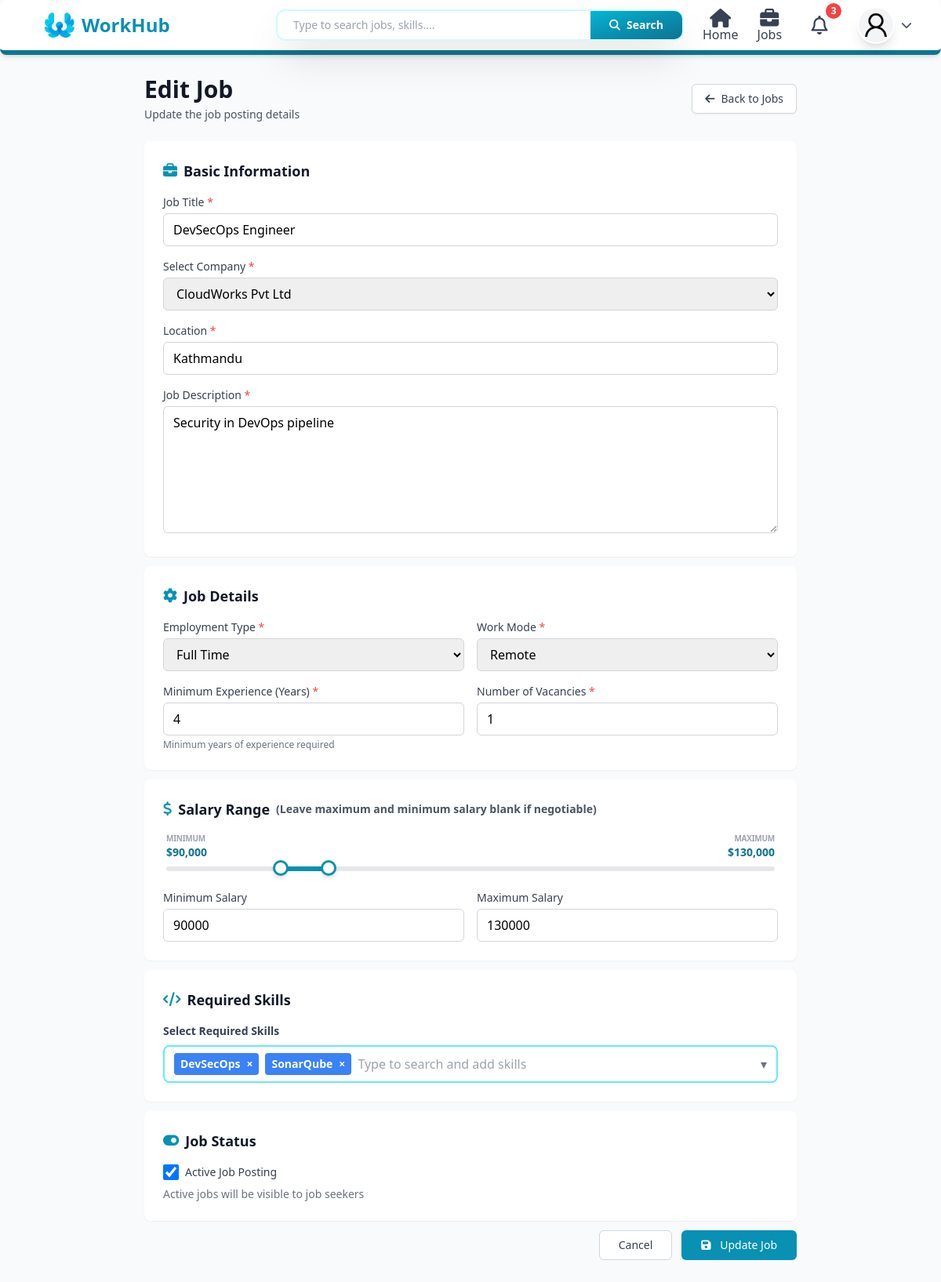
The app's page /jobs/54/edit/ (signed in) with its own data.
### users/models.py (models this page shows, shortened)
class Profile(models.Model):
    def generateImagePath(instance, filename):
        return f"users/{instance.user.username}/{filename}"
    class RoleOptions(models.TextChoices):
        Admin = "Admin", "Admin"
        JobSeeker = "Job Seeker", "Job Seeker"
        Recruiter = "Recruiter", "Recruiter"
    class GenderOptions(models.TextChoices):
        Male = "Male", "Male"
        Female = "Female", "Female"
        Others = "Others", "Others"
    class JobTypeOptions(models.TextChoices):
        FullTime = "Full Time", "Full Time"
        PartTime = "Part Time", "Part Time"
        Contract = "Contract", "Contract"
        Intern = "Internship", "Internship"
    class WorkModeOptions(models.TextChoices):
        OnSite = "On-site", "On-site"
        Remote = "Remote", "Remote"
        Hybrid = "Hybrid", "Hybrid"
    user = models.OneToOneField(User, on_delete=models.CASCADE)
    position = models.CharField(max_length=100, blank=True)
    summary = models.TextField(blank=True)
    address = models.CharField(max_length=50)
    phone = models.CharField( max_length=10)
    nationality = models.CharField( max_length=15, default="Nepal")
    gender = models.CharField( choices=GenderOptions, default=GenderOptions.Male, max_length=6 )
    profile_image = models.ImageField( blank=True, null=True, upload_to=generateImagePath, default="users/default_user.png" )
    dob = models.DateField(blank=True, null=True)
    role = models.CharField(max_length=10, choices=RoleOptions, default=RoleOptions.JobSeeker)
    skills = models.ManyToManyField(Skill, blank=True, related_name="profiles")
    preferred_location = models.CharField(max_length=100, blank=True)
    preferred_job_type = models.CharField(max_length=50, choices=JobTypeOptions, blank=True)
    preferred_work_mode = models.CharField(max_length=20, choices=WorkModeOptions, blank=True)
    created_at = models.DateTimeField(auto_now_add=True)
    search_vector = models.TextField(blank=True, null=True)
    def completion_percentage(self):
        checks = [
            bool(self.position),
            bool(self.summary),
            bool(self.address),
            bool(self.phone),
            bool(self.dob),
            bool(self.profile_image),
            self.skills.exists(),
            self.educations.exists(),
            self.experiences.exists(),
            self.projects.exists(),
            bool(self.preferred_location),
            bool(self.preferred_job_type),
            bool(self.preferred_work_mode),
        ]
        completed = sum(checks)
        total = len(checks)
        return int((completed / total) * 100)

### jobs/models.py (models this page shows, shortened)
class Job(models.Model):
    class EMPLOYMENT_TYPE_CHOICES (models.TextChoices):
        FullTime = "Full Time", "Full Time"
        PartTime = "Part Time", "Part Time"
        Contract = "Contract", "Contract"
        Intern = "Internship", "Internship"
    class WORK_MODE_CHOICES (models.TextChoices):
        OnSite = "On-site", "On-site"
        Remote = "Remote", "Remote"
        Hybrid = "Hybrid", "Hybrid"
    title = models.CharField(max_length=150)
    description = models.TextField()
    company = models.ForeignKey(Company, on_delete=models.CASCADE, related_name="jobs")
    location = models.CharField(max_length=150)
    recruiter = models.ForeignKey(User, on_delete=models.CASCADE, related_name="jobs_recruited")
    employment_type = models.CharField(max_length=20, choices=EMPLOYMENT_TYPE_CHOICES, default=EMPLOYMENT_TYPE_CHOICES.FullTime )
    work_mode = models.CharField( max_length=20, choices=WORK_MODE_CHOICES , default=WORK_MODE_CHOICES.OnSite )
    min_experience = models.PositiveIntegerField( help_text="Minimum experience required (in years)"  )
    vacancies = models.PositiveIntegerField( default=1 )
    salary_min = models.PositiveIntegerField( null=True, blank=True )
    salary_max = models.PositiveIntegerField( null=True, blank=True )
    skills = models.ManyToManyField( Skill,  related_name="jobs", blank=True )
    is_active = models.BooleanField(default=True)
    created_at = models.DateTimeField(auto_now_add=True)
    updated_at = models.DateTimeField(auto_now=True)
    search_vector = models.TextField(blank=True, null=True)

### jobs/views.py (the view)
# urls.py: path("<int:pk>/edit/", job_update, name="job_update"),
@login_required(login_url='/user/login')
def job_update(request, pk):
    job = get_object_or_404(Job, pk=pk, recruiter=request.user)
    if request.method == "POST":
        form = JobForm(request.POST, instance=job, user = request.user)
        skills_str = request.POST.get("skills", "")
        skills_ids = [int(x) for x in skills_str.split(",") if x.isdigit()]
        if form.is_valid():
            form.save()
            if skills_ids:
                job.skills.set(Skill.objects.filter(id__in=skills_ids))
            messages.success(request, "Job updated successfully.")
            return redirect("/jobs")
    else:
        form = JobForm(instance=job, user=request.user)
    skills_ids_str = ','.join(str(s.id) for s in job.skills.all())
    skills = Skill.objects.filter(is_active=True).values("id", "name")
    return render(request, "pages/jobs/edit_job.html", {"form": form, "job": job, "skills_ids_str": skills_ids_str, "skills": list(skills)})

### templates/pages/jobs/edit_job.html (shortened to what this page needs)
{% extends 'layouts/main.html' %}
{% block content %}
<div class="min-h-screen bg-gray-50 py-8">
  <div class="max-w-4xl mx-auto px-4 sm:px-6 lg:px-8">
    <div class="mb-6">
      <div class="flex items-center justify-between">
        <div>
          <h1 class="text-3xl font-bold text-gray-900">Edit Job</h1>
          <p class="mt-1 text-sm text-gray-600">Update the job posting details</p>
        </div>
        <a href="/jobs" class="inline-flex items-center px-4 py-2 border border-gray-300 rounded-md shadow-sm text-sm font-medium text-gray-700 bg-white hover:bg-gray-50">
          <i class="fas fa-arrow-left mr-2"></i>
          Back to Jobs
        </a>
      </div>
    </div>
    <form method="POST" class="space-y-3">
      <div class="bg-white rounded-lg shadow-sm p-6">
        <h2 class="text-lg font-semibold text-gray-900 mb-4 flex items-center">
          <i class="fas fa-briefcase mr-2 text-cyan-600"></i>
          Basic Information
        </h2>
        <div class="space-y-4">
          <div>
            <label for="{{ form.title.id_for_label }}" class="block text-sm font-medium text-gray-700 mb-1">
              {{ form.title.label }}
              {% if form.title.field.required %}<span class="text-red-500">*</span>{% endif %}
            </label>
            {{ form.title }}
          </div>
          <div>
            <label for="{{ form.company.id_for_label }}" class="block text-sm font-medium text-gray-700 mb-1">
              {{ form.company.label }}
              {% if form.company.field.required %}<span class="text-red-500">*</span>{% endif %}
            </label>
            {{ form.company }}
          </div>
          <div>
            <label for="{{ form.location.id_for_label }}" class="block text-sm font-medium text-gray-700 mb-1">
              {{ form.location.label }}
              {% if form.location.field.required %}<span class="text-red-500">*</span>{% endif %}
            </label>
            {{ form.location }}
          </div>
          <div>
            <label for="{{ form.description.id_for_label }}" class="block text-sm font-medium text-gray-700 mb-1">
              {{ form.description.label }}
              {% if form.description.field.required %}<span class="text-red-500">*</span>{% endif %}
            </label>
            {{ form.description }}
          </div>
        </div>
      </div>
      <div class="bg-white rounded-lg shadow-sm p-6">
        <h2 class="text-lg font-semibold text-gray-900 mb-4 flex items-center">
          <i class="fas fa-cog mr-2 text-cyan-600"></i>
          Job Details
        </h2>
        <div class="grid grid-cols-1 md:grid-cols-2 gap-4">
          <div>
            <label for="{{ form.employment_type.id_for_label }}" class="block text-sm font-medium text-gray-700 mb-1">
              {{ form.employment_type.label }}
              {% if form.employment_type.field.required %}<span class="text-red-500">*</span>{% endif %}
            </label>
            {{ form.employment_type }}
          </div>
          <div>
            <label for="{{ form.work_mode.id_for_label }}" class="block text-sm font-medium text-gray-700 mb-1">
              {{ form.work_mode.label }}
              {% if form.work_mode.field.required %}<span class="text-red-500">*</span>{% endif %}
            </label>
            {{ form.work_mode }}
          </div>
          <div>
            <label for="{{ form.min_experience.id_for_label }}" class="block text-sm font-medium text-gray-700 mb-1">
              {{ form.min_experience.label }}
              {% if form.min_experience.field.required %}<span class="text-red-500">*</span>{% endif %}
            </label>
            {{ form.min_experience }}
            {% if form.min_experience.help_text %}
            <p class="mt-1 text-xs text-gray-500">{{ form.min_experience.help_text }}</p>
            {% endif %}
          </div>
          <div>
            <label for="{{ form.vacancies.id_for_label }}" class="block text-sm font-medium text-gray-700 mb-1">
              {{ form.vacancies.label }}
              {% if form.vacancies.field.required %}<span class="text-red-500">*</span>{% endif %}
            </label>
            {{ form.vacancies }}
          </div>
        </div>
      </div>
      <div class="bg-white rounded-lg shadow-sm p-6">
        <h2 class="text-lg font-semibold text-gray-900 mb-4 flex items-center">
          <i class="fas fa-dollar-sign mr-2 text-cyan-600"></i>
          Salary Range <p class="text-sm text-gray-600 px-2">(Leave maximum and minimum salary blank if negotiable)</p>
        </h2>
        {% include 'components/salary_range_slider.html' with inline=true min_id=form.salary_min.id_for_label max_id=form.salary_max.id_for_label min_value=form.salary_min.value|default:0 max_value=form.salary_max.value|default:50000 %}
        <div class="grid grid-cols-1 md:grid-cols-2 gap-4">
          <div>
            <label for="{{ form.salary_min.id_for_label }}" class="block text-sm font-medium text-gray-700 mb-1">
              {{ form.salary_min.label }}
            </label>
            {{ form.salary_min }}
          </div>
          <div>
            <label for="{{ form.salary_max.id_for_label }}" class="block text-sm font-medium text-gray-700 mb-1">
              {{ form.salary_max.label }}
            </label>
            {{ form.salary_max }}
          </div>
        </div>
      </div>
      <div class="bg-white rounded-lg shadow-sm p-6">
        <h2 class="text-lg font-semibold text-gray-900 mb-4 flex items-center">
          <i class="fas fa-code mr-2 text-cyan-600"></i>
          Required Skills
        </h2>
        <div>
          {% include 'components/skills_input.html' with container_id='skills-container' input_id='skills-input' hidden_id='skills-hidden' dropdown_id='skills-dropdown' suggestions_id='skills-suggestions' name='skills' label='Select Required Skills' placeholder='Type to search and add skills' skills=skills  value=skills_ids_str %}
        </div>
      </div>
      <div class="bg-white rounded-lg shadow-sm p-6">
        <h2 class="text-lg font-semibold text-gray-900 mb-4 flex items-center">
          <i class="fas fa-toggle-on mr-2 text-cyan-600"></i>
          Job Status
        </h2>
        <div class="flex items-center">
          <label class="flex items-center cursor-pointer">
            {{ form.is_active }}
            <span class="ml-2 text-sm text-gray-700">{{ form.is_active.label }}</span>
          </label>
        </div>
        {% if form.is_active.help_text %}
        <p class="mt-2 text-sm text-gray-500">{{ form.is_active.help_text }}</p>
        {% endif %}
      </div>
      <div class="flex justify-end gap-3">
        <a href="/jobs" class="px-6 py-2 border border-gray-300 rounded-md text-sm font-medium text-gray-700 bg-white hover:bg-gray-50 focus:outline-none focus:ring-2 focus:ring-offset-2 focus:ring-cyan-500">
          Cancel
        </a>
        <button type="submit" class="px-6 py-2 border border-transparent rounded-md shadow-sm text-sm font-medium text-white bg-cyan-600 hover:bg-cyan-700 focus:outline-none focus:ring-2 focus:ring-offset-2 focus:ring-cyan-500">
          <i class="fas fa-save mr-2"></i>
          Update Job
        </button>
      </div>
    </form>
  </div>
</div>
{% endblock %}

### templates/layouts/main.html (shortened to what this page needs)
<!DOCTYPE html>
<html lang="en">
  <head>
    <script src="https://cdn.tailwindcss.com"></script>
    <link rel="stylesheet" href="https://cdnjs.cloudflare.com/ajax/libs/font-awesome/6.5.0/css/all.min.css" />
  </head>
  <body class="bg-gray-50">
    <nav class="fixed w-full z-50 bg-white shadow-md border-b-[6px] border-cyan-700 rounded-lg no-print">
      <div class="mx-auto px-4 sm:px-6 lg:px-8 ml-[2%] mr-[2%]">
        <div class="grid grid-cols-8 space-x-6 items-center h-16">
          <a href="/" class="flex items-center gap-2 col-span-2">
            <img class="h-10 w-10" src="/media/system_image/logo1.png" alt="Logo" />
            <h1 class="hidden md:block text-2xl font-bold text-cyan-600">WorkHub</h1>
          </a>
          <div class="col-span-4 relative">
            {% if request.path != "/" %}
              {% include 'components/search_bar.html' %}
            {% endif %}
          </div>
          {% if request.user.is_authenticated %}
            <div class="hidden md:flex items-center space-x-6 ms-auto relative col-span-2">
              <a href="/dashboard" class="ml-auto mt-auto flex flex-col space-y-2 items-center text-gray-700 hover:text-cyan-600 transition duration-300">
                <i class="fa fa-xl fa-home"></i>
                <span>Home</span>
              </a>
              <a href="/jobs" class="mt-auto flex flex-col space-y-2 items-center text-gray-700 hover:text-cyan-600 transition duration-300">
                <i class="fa-solid fa-xl fa-briefcase"></i>
                <span>Jobs</span>
              </a>
              <div class="relative" id="notificationWrapper">
                <button
                  type="button"
                  id="notificationBellButton"
                  onclick="toggleNotificationsModal()"
                  class="relative flex h-12 w-12 items-center justify-center rounded-full text-gray-700 transition duration-300 hover:bg-cyan-50 hover:text-cyan-600 focus:outline-none"
                >
                  <i class="fa-regular fa-bell text-2xl"></i>
                  {% if unread_notifications_count > 0 %}
                    <span id="notificationBadge" class="absolute -top-1 -right-1 min-w-[1.25rem] rounded-full bg-red-500 px-1.5 py-0.5 text-center text-xs font-semibold text-white">
                      {% if unread_notifications_count > 99 %}
                        99+
                      {% else %}
                        {{ unread_notifications_count }}
                      {% endif %}
                    </span>
                  {% else %}
                    <span id="notificationBadge" class="hidden absolute -top-1 -right-1 min-w-[1.25rem] rounded-full bg-red-500 px-1.5 py-0.5 text-center text-xs font-semibold text-white">0</span>
                  {% endif %}
                </button>
              </div>
              <div id="profileDropdown">
                <button type="button" onclick="toggleDropdown()" class="flex items-center gap-2 focus:outline-none">
                  <img src="{{ request.user.profile.profile_image.url }}" alt="{{ user.username }}" class="w-12 h-12 rounded-full bg-gray-100 border-2 border-white shadow-lg object-cover hover:border-cyan-600 hover:scale-[1.05] transition duration-300 cursor-pointer" />
                  <i id="dropdownArrow" class="fas fa-chevron-down text-gray-600 text-sm transition-transform duration-300"></i>
                </button>
              </div>
            </div>
          {% endif %}
        </div>
      </div>
    </nav>
    <div class="flex flex-col pt-16 pb-4 min-h-[80vh]">
      {% block content %}
      {% endblock %}
    </div>
  </body>
</html>

### records on screen
Job: title "DevSecOps Engineer", company "CloudWorks Pvt Ltd", location "Kathmandu", description "Security in DevOps pipeline", employment_type "Full Time", work_mode "Remote", min_experience "4", vacancies "1", salary_min "90000", salary_max "130000", is_active "☑"

### other values on screen
{{ unread_notifications_count }} "3"
{{ label }} "Select Required Skills"
